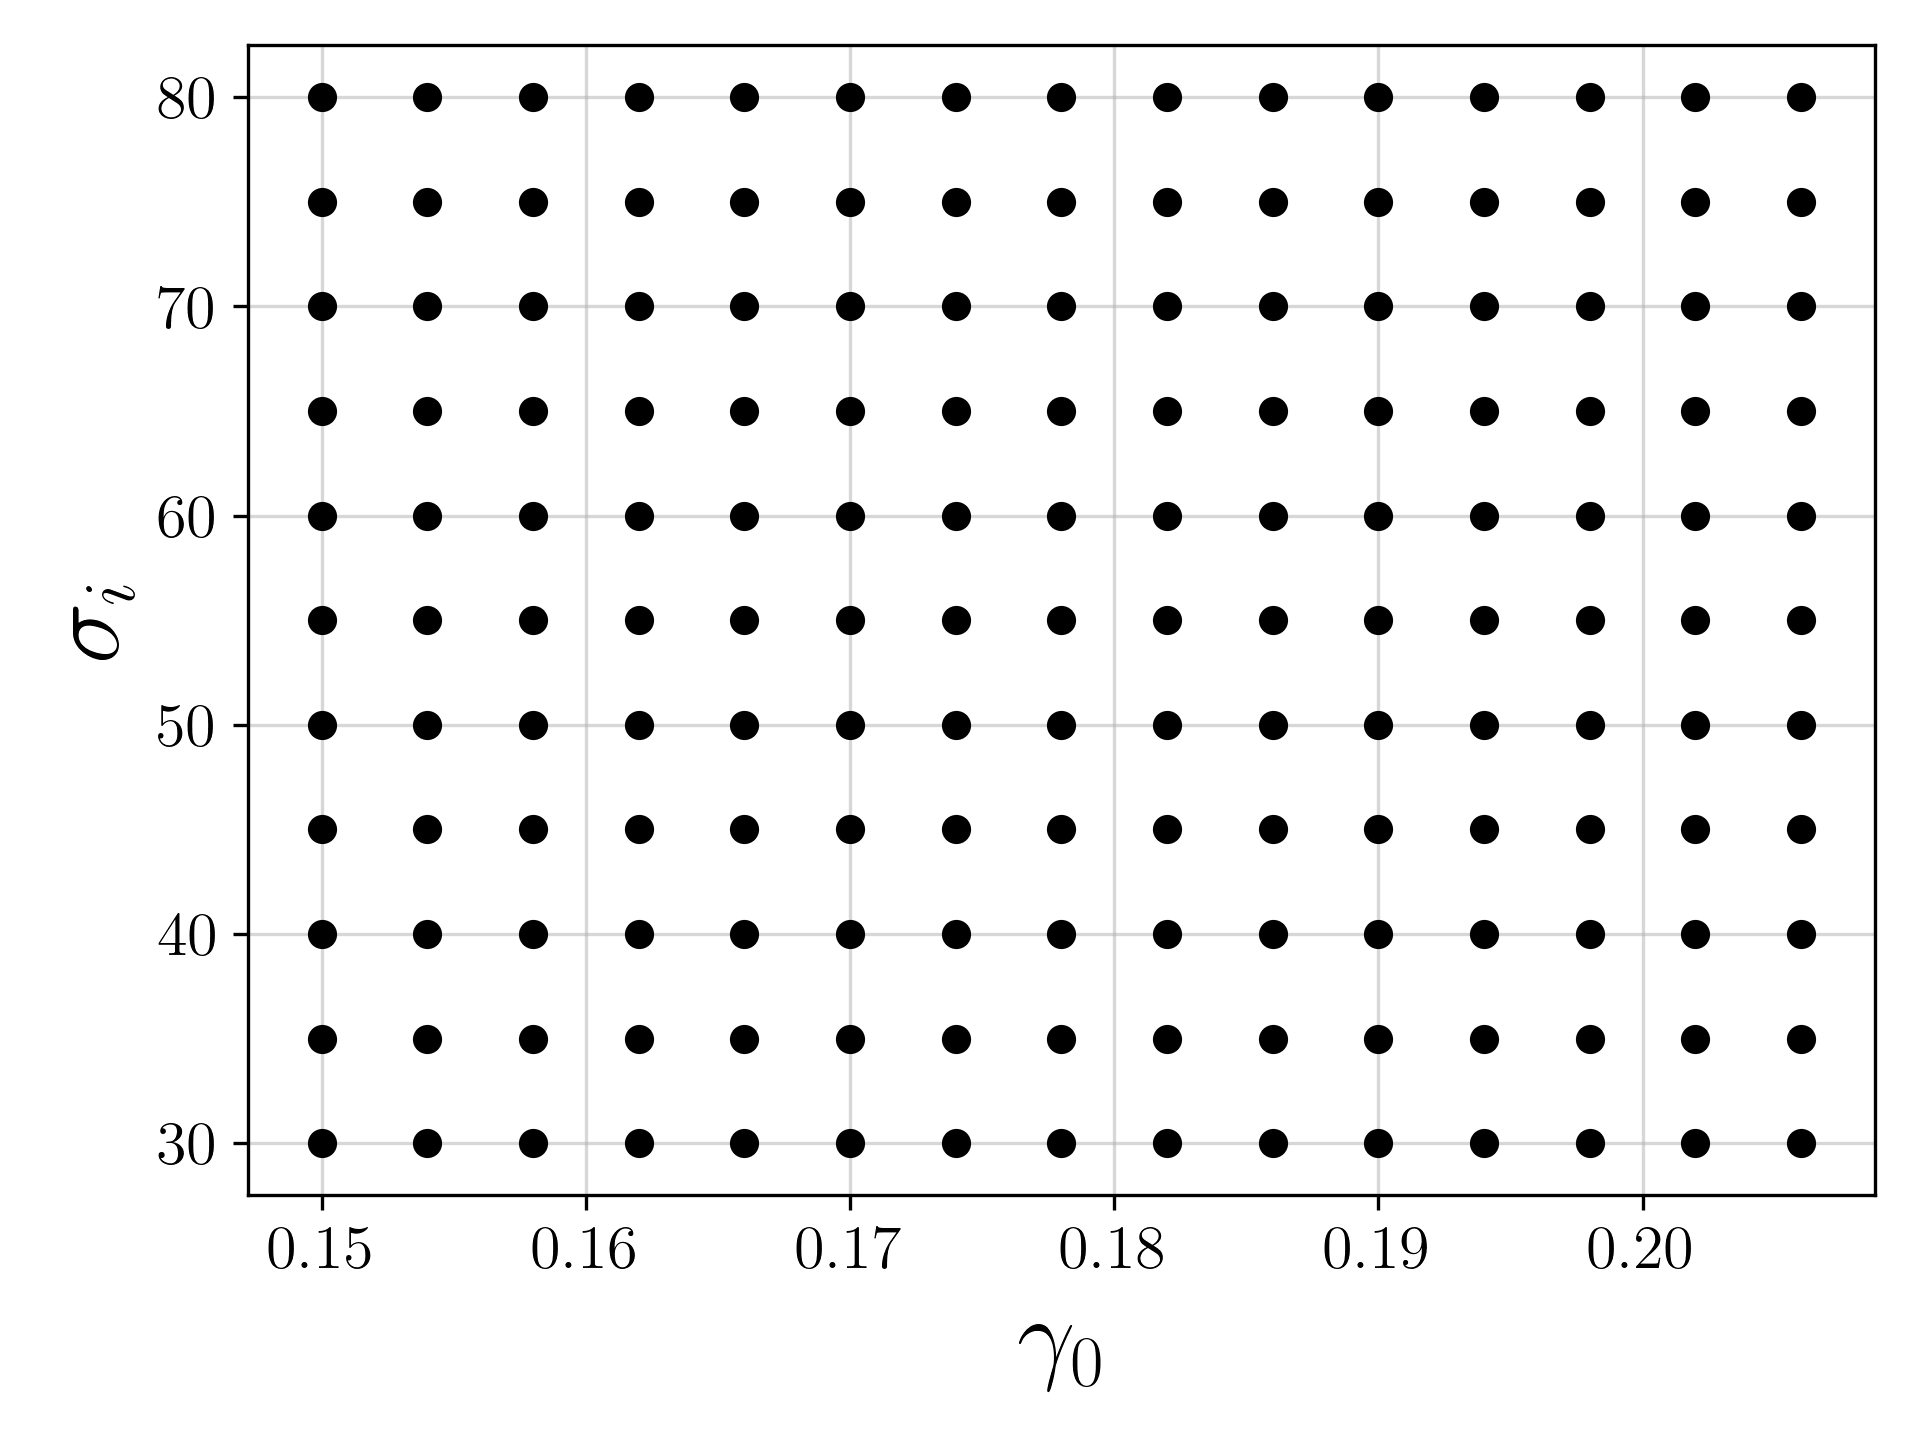

Recreate this plot in Python.
from back_process import *

if __name__ == '__main__':
    sigmas = np.arange(30, 85, 5)
    gammas = np.arange(0.15, 0.21, 0.004)
    for i in range(len(gammas)):
        plt.scatter(gammas[i] * np.ones(len(sigmas)), sigmas, c="k", zorder=10)
    plt.grid(alpha=0.5, zorder=1)
    plt.xlabel("$\gamma_0$", fontsize=25)
    plt.ylabel("$\sigma_i$", fontsize=25)
    plt.xticks(fontsize=15)
    plt.yticks(fontsize=15)
    plt.tight_layout()
    plt.savefig('parameter_space.png', dpi=300)
    plt.close()
